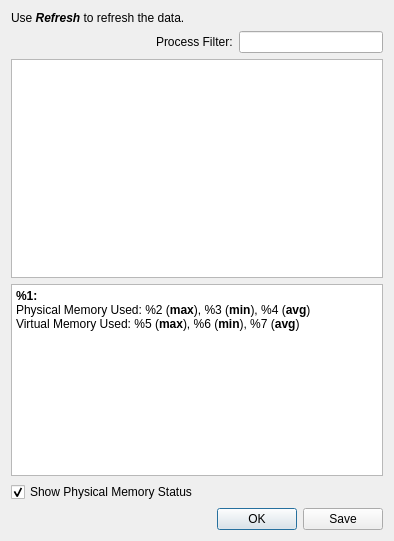
<?xml version="1.0" encoding="UTF-8"?>
<ui version="4.0">
 <class>MemoryInspector</class>
 <widget class="QWidget" name="MemoryInspector">
  <property name="geometry">
   <rect>
    <x>0</x>
    <y>0</y>
    <width>394</width>
    <height>541</height>
   </rect>
  </property>
  <property name="windowTitle">
   <string>Form</string>
  </property>
  <layout class="QVBoxLayout" name="verticalLayout" stretch="0,0,1,0,0,0">
   <item>
    <widget class="QLabel" name="label_2">
     <property name="text">
      <string>&lt;!DOCTYPE HTML PUBLIC &quot;-//W3C//DTD HTML 4.0//EN&quot; &quot;http://www.w3.org/TR/REC-html40/strict.dtd&quot;&gt;
&lt;html&gt;&lt;head&gt;&lt;meta name=&quot;qrichtext&quot; content=&quot;1&quot; /&gt;&lt;style type=&quot;text/css&quot;&gt;
p, li { white-space: pre-wrap; }
&lt;/style&gt;&lt;/head&gt;&lt;body style=&quot; font-family:'Helvetica'; font-size:9pt; font-weight:400; font-style:normal;&quot;&gt;
&lt;p style=&quot; margin-top:0px; margin-bottom:0px; margin-left:0px; margin-right:0px; -qt-block-indent:0; text-indent:0px;&quot;&gt;Use &lt;span style=&quot; font-weight:600; font-style:italic;&quot;&gt;Refresh&lt;/span&gt; to refresh the data.&lt;/p&gt;&lt;/body&gt;&lt;/html&gt;</string>
     </property>
    </widget>
   </item>
   <item>
    <layout class="QHBoxLayout" name="horizontalLayout">
     <item>
      <spacer name="horizontalSpacer">
       <property name="orientation">
        <enum>Qt::Horizontal</enum>
       </property>
       <property name="sizeHint" stdset="0">
        <size>
         <width>40</width>
         <height>20</height>
        </size>
       </property>
      </spacer>
     </item>
     <item>
      <widget class="QLabel" name="label">
       <property name="text">
        <string>Process Filter:</string>
       </property>
      </widget>
     </item>
     <item>
      <widget class="QLineEdit" name="filter">
       <property name="text">
        <string/>
       </property>
      </widget>
     </item>
    </layout>
   </item>
   <item>
    <widget class="QTableView" name="tableView">
     <property name="alternatingRowColors">
      <bool>true</bool>
     </property>
     <property name="sortingEnabled">
      <bool>true</bool>
     </property>
     <attribute name="verticalHeaderVisible">
      <bool>false</bool>
     </attribute>
     <attribute name="verticalHeaderVisible">
      <bool>false</bool>
     </attribute>
    </widget>
   </item>
   <item>
    <widget class="QTextEdit" name="summary">
     <property name="readOnly">
       <bool>true</bool>
     </property>
     <property name="frameShape">
      <enum>QFrame::StyledPanel</enum>
     </property>
     <property name="frameShadow">
      <enum>QFrame::Sunken</enum>
     </property>
     <property name="text">
      <string>&lt;!DOCTYPE HTML PUBLIC &quot;-//W3C//DTD HTML 4.0//EN&quot; &quot;http://www.w3.org/TR/REC-html40/strict.dtd&quot;&gt;
&lt;html&gt;&lt;head&gt;&lt;meta name=&quot;qrichtext&quot; content=&quot;1&quot; /&gt;&lt;style type=&quot;text/css&quot;&gt;
p, li { white-space: pre-wrap; }
&lt;/style&gt;&lt;/head&gt;&lt;body style=&quot; font-family:'Helvetica'; font-size:9pt; font-weight:400; font-style:normal;&quot;&gt;
&lt;p style=&quot; margin-top:0px; margin-bottom:0px; margin-left:0px; margin-right:0px; -qt-block-indent:0; text-indent:0px;&quot;&gt;&lt;span style=&quot; font-weight:600;&quot;&gt;%1:&lt;/span&gt;&lt;/p&gt;
&lt;p style=&quot; margin-top:0px; margin-bottom:0px; margin-left:0px; margin-right:0px; -qt-block-indent:0; text-indent:0px;&quot;&gt;Physical Memory Used: %2 (&lt;span style=&quot; font-weight:600;&quot;&gt;max&lt;/span&gt;), %3 (&lt;span style=&quot; font-weight:600;&quot;&gt;min&lt;/span&gt;), %4 (&lt;span style=&quot; font-weight:600;&quot;&gt;avg&lt;/span&gt;)&lt;/p&gt;
&lt;p style=&quot; margin-top:0px; margin-bottom:0px; margin-left:0px; margin-right:0px; -qt-block-indent:0; text-indent:0px;&quot;&gt;Virtual Memory Used: %5 (&lt;span style=&quot; font-weight:600;&quot;&gt;max&lt;/span&gt;), %6 (&lt;span style=&quot; font-weight:600;&quot;&gt;min&lt;/span&gt;), %7 (&lt;span style=&quot; font-weight:600;&quot;&gt;avg&lt;/span&gt;)&lt;/p&gt;
&lt;p style=&quot;-qt-paragraph-type:empty; margin-top:0px; margin-bottom:0px; margin-left:0px; margin-right:0px; -qt-block-indent:0; text-indent:0px;&quot;&gt;&lt;/p&gt;&lt;/body&gt;&lt;/html&gt;</string>
     </property>
    </widget>
   </item>
   <item>
    <widget class="QCheckBox" name="physicalMemory">
     <property name="text">
      <string>Show Physical Memory Status</string>
     </property>
     <property name="checked">
      <bool>true</bool>
     </property>
    </widget>
   </item>
   <item>
    <widget class="QDialogButtonBox" name="buttonBox">
     <property name="standardButtons">
      <set>QDialogButtonBox::Ok|QDialogButtonBox::Save</set>
     </property>
    </widget>
   </item>
  </layout>
 </widget>
 <resources/>
 <connections/>
</ui>
